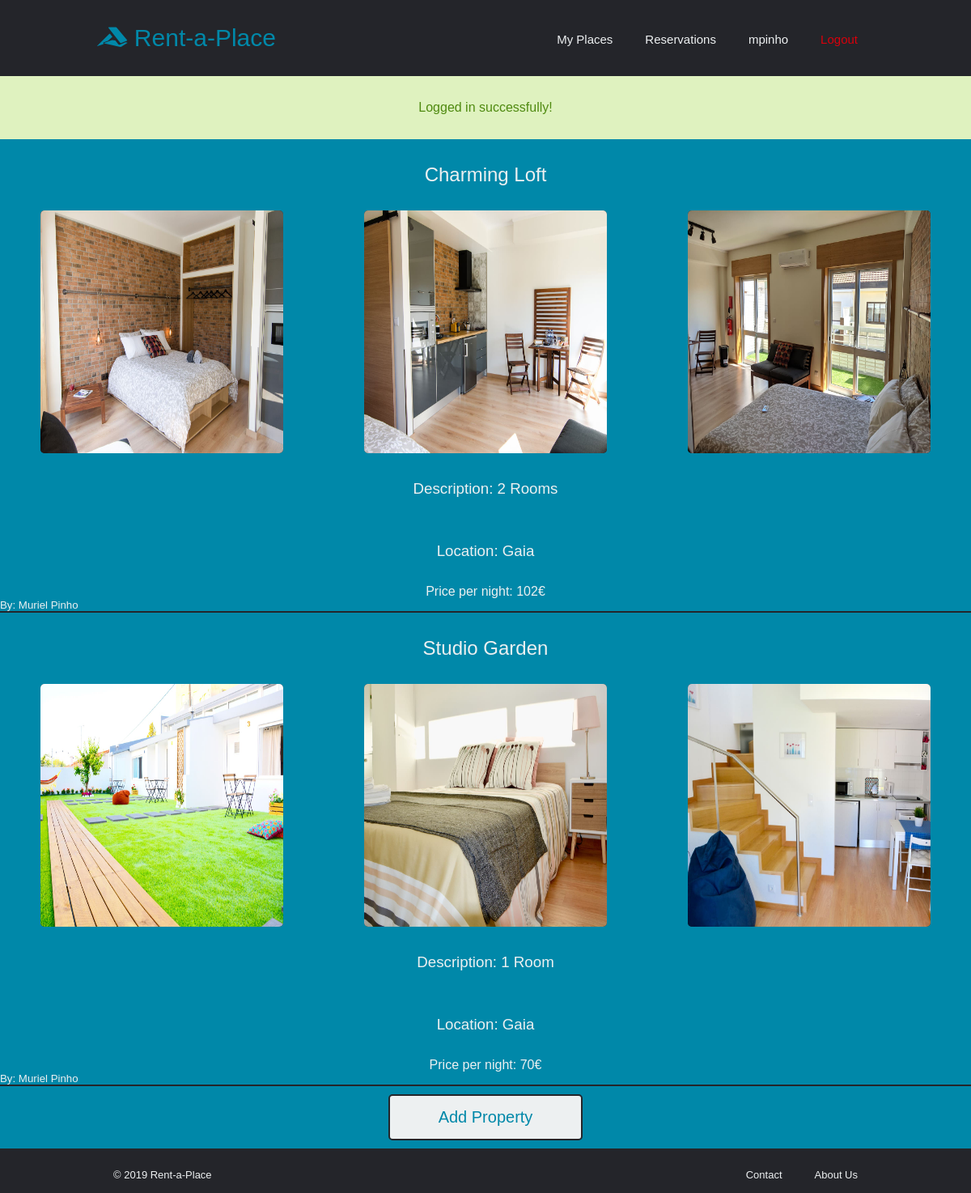
Page /pages/manage.php (signed in) on the committed database.
### tables this page shows
CREATE TABLE Properties (id INTEGER PRIMARY KEY, ownerID INTEGER NOT NULL, price FLOAT NOT NULL, title VARCHAR NOT NULL, location VARCHAR NOT NULL, description VARCHAR NOT NULL, availabilityStart DATE, availabilityEnd DATE);

CREATE TABLE Photos (id INTEGER PRIMARY KEY, description VARCHAR NOT NULL, propertyID INTEGER, path TEXT NOT NULL);

CREATE TABLE Users (id INTEGER PRIMARY KEY, username VARCHAR NOT NULL UNIQUE, email VARCHAR NOT NULL UNIQUE, password VARCHAR NOT NULL, name VARCHAR NOT NULL, profilePicture TEXT);

### pages/manage.php (called while the page is built, shortened)
<?php
  include_once('../templates/common/tpl_common.php');
  include_once('../templates/common/tpl_rental.php');
  include_once('../database/db_rental.php');
  $rentals = getProperties($_SESSION['username']);
  draw_header($_SESSION['username']);
  draw_rentals($rentals);
  draw_add();
  draw_footer();

### database/db_rental.php (called while the page is built, shortened)
<?php
    include_once('../database/db_user.php');
  function getProperties($username)
  {
      $db = Database::instance()->db();
      $user = getUser($username);
      $stmt = $db->prepare('SELECT * FROM Properties WHERE ownerID = ?');
      $stmt->execute(array($user['id']));
      return $stmt->fetchAll();
  }
  function getPropertyPhotos($property_id)
  {
      $db = Database::instance()->db();
      $stmt = $db->prepare('SELECT * FROM Photos WHERE propertyID = ?');
      $stmt->execute(array($property_id));
      return $stmt->fetchAll();
  }

### database/db_user.php (called while the page is built, shortened)
<?php
  function getUser($username)
  {
      $db = Database::instance()->db();
      $stmt = $db->prepare('SELECT * FROM Users WHERE username = ?');
      $stmt->execute(array($username));
      return $stmt->fetch();
  }
  function getUserbyID($id)
  {
      $db = Database::instance()->db();
      $stmt = $db->prepare('SELECT * FROM Users WHERE id = ?');
      $stmt->execute(array($id));
      return $stmt->fetch();
  }

### templates/common/tpl_rental.php (the view)
<?php
include_once('../database/db_rental.php');
include_once('../database/db_user.php');
function draw_rentals($rentals)
{
    ?>
  <section class="rentals">
  <?php
    foreach ($rentals as $rental) {
        draw_rental($rental);
    } ?>
  </section>
<?php
} ?>
<?php function draw_add()
    {
        ?>
  <section class="add_menu">
    <button type="button" onclick="window.location.href='../pages/addproperty.php'" >Add Property</button>
  </section>
<?php
    } ?>
<?php function draw_rental($rental)
    {
        ?>
<a href="property.php?id=<?=$rental['id']?> " class="rental">
<article>
  <header>
    <h2><?=$rental['title']?></h2>
  </header>
  <main>
    <?php
    $photos = getPropertyPhotos($rental['id']); ?>
    <div class="row">
    <?php foreach ($photos as $photo) { ?>
      <div class="column">
        <img alt="Property Image" src="../images/properties/<?php echo $photo['path']; ?>"/>
        </div>
    <?php } ?>
    </div>
    <h3>Description: <?=$rental['description']?></h3>
    <h3>Location: <?=$rental['location']?></h3>
    <h4>Price per night: <?=$rental['price']?>€</h4>
  </main>
  <?php
  $username = getUserbyID($rental['ownerID']);
      ?>
  <footer>
    <h5>By: <?=$username['name']?></h5>
  </footer>
</article>
</a>
<?php
    } ?>

### templates/common/tpl_common.php (shortened to what this page needs)
<?php function draw_header($username)
{
     ?>
  <!DOCTYPE html>
  <html>
    <head>
    <link rel="stylesheet" type="text/css" href="../css/header.css">
    <link rel="stylesheet" type="text/css" href="../css/style.css">
    <link rel="stylesheet" type="text/css" href="../css/footer.css">
    <link rel="stylesheet" type="text/css" href="../css/auth.css">
    <link rel="stylesheet" type="text/css" href="../css/profile.css">
    <link rel="stylesheet" type="text/css" href="../css/aboutus.css">
    <link rel="stylesheet" type="text/css" href="../css/rental.css">
    <link rel="stylesheet" type="text/css" href="../css/property.css">
    <link rel="stylesheet" type="text/css" href="../css/contact.css">
    <link rel="stylesheet" type="text/css" href="../css/search.css">
</head>
    <body>
      <header class="main_header">
        <nav>
        <?php if ($username != null) { ?>
          <ul id="header_links">
              <li><h1><a href="login.php" ><i class="fab fa-accusoft"></i> Rent-a-Place</a></h1></li>
              <li class="right_links"><a id="logout" href="../actions/action_logout.php">Logout</a></li>
              <li class="right_links"><a href="profile.php"><?=$username?></a></li>
              <li class="right_links"><a href="reservations.php">Reservations</a></li>
              <li class="right_links"><a href="manage.php">My Places</a></li>
            </ul>
        <?php } else { ?>
          <ul id="header_links">
              <li><h1><a href="login.php" ><i class="fab fa-accusoft"></i> Rent-a-Place</a></h1></li>
            </ul>
        <?php  } ?>
        </nav>
      </header>
      <?php if (isset($_SESSION['messages'])) {?>
        <section id="messages">
          <?php foreach ($_SESSION['messages'] as $message) { ?>
            <div class="<?=$message['type']?>"><?=$message['content']?></div>
          <?php } ?>
        </section>
      <?php unset($_SESSION['messages']); } ?>
<?php
} ?>
<?php function draw_footer()
    {
          ?>
    <footer class="main_footer">
        <ul id="footer_links">
            <li>
            &copy; 2019 Rent-a-Place
            </li>
            <li class="footer_right">
                <a href="aboutus.php">About Us</a>
            </li>
            <li class="footer_right">
                <a href="contact.php">Contact</a>
            </li>
        </ul>
    </footer>
  </body>
</html>
<?php
    } ?>

### css/header.css (style rules this page uses)
.main_header { margin: 30px 10%; }
#header_links { list-style: none; }
#header_links li { display: inline-block; }
h1 a { font-size: 30px; text-decoration: none; transition: all 0.3s ease 0s; color: #0088a9; }
.right_links { float: right; padding: 0px 20px; margin-top: 10px; }
.right_links a { transition: all 0.3s ease 0s; font-size: 15px; color: #edf0f1; text-decoration: none; }
.right_links #logout { color: #d8000c; }
body > #messages div { width: 100%; padding: 30px 10%; text-align: center; }
body > #messages .success { color: #4f8a10; background-color: #dff2bf; }

### css/style.css (style rules this page uses)
* { box-sizing: border-box; margin: 0; padding: 0; background-color: #24252a; font-family: "Montserrat", sans-serif; font-weight: 500; }

### css/footer.css (style rules this page uses)
.main_footer { color: #edf0f1; padding: 15px 10%; font-size: 13px; }
#footer_links li { display: inline-block; padding: 0px 20px; }
.footer_right { float: right; }
.footer_right a { text-decoration: none; color: #edf0f1; transition: all 0.3s ease 0s; }

### css/auth.css (style rules this page uses)
h2 { color: #edf0f1; background-color: #0088a9; padding: 30px 10%; text-align: center; }

### css/aboutus.css (style rules this page uses)
h3 { color: #edf0f1; background-color: #0088a9; padding: 30px 10%; }

### css/rental.css (style rules this page uses)
.rental { transition: all 0.3s ease 0s; color: #edf0f1; text-decoration: none; background-color: #0088a9; }
.rental article { border-bottom: 2px solid #24252a; }
.rental h3 { margin-top: -5px; text-align: center; }
.rental h4 { text-align: center; color: #edf0f1; background-color: #0088a9; }
.rental h5 { background-color: #0088a9; color: #edf0f1; }
.rental img { width: 300px; height: 300px; border-radius: 5px; }
.rental .row { width: 100%; display: inline-block; background-color: #0088a9; }
.rental .column { float: left; width: 33.33%; text-align: center; background-color: #0088a9; }
.rental header { background-color: #0088a9; }
.rental h2 { text-align: center; }
.add_menu { background-color: #0088a9; margin-bottom: 10px; padding-top: 10px; padding-bottom: 10px; }
.add_menu button { color: #0088a9; font-size: 20px; font-weight: 500; padding: 15px 20px; border: 2px solid #24252a; border-radius: 5px; cursor: pointer; background-color: #edf0f1; transition: all 0.3s ease 0s; width: 20%; text-align: center; display: block; margin-left: auto; margin-right: auto; }

### rows in the picture
properties: title "Charming Loft", description "2 Rooms", location "Gaia", price "102", users.name "Muriel Pinho"
photos: path (picture)
photos: path (picture)
photos: path (picture)
properties: title "Studio Garden", description "1 Room", location "Gaia", price "70", users.name "Muriel Pinho"
photos: path (picture)
photos: path (picture)
photos: path (picture)

### other values in the picture
$username "mpinho"
$message['content'] "Logged in successfully!"
